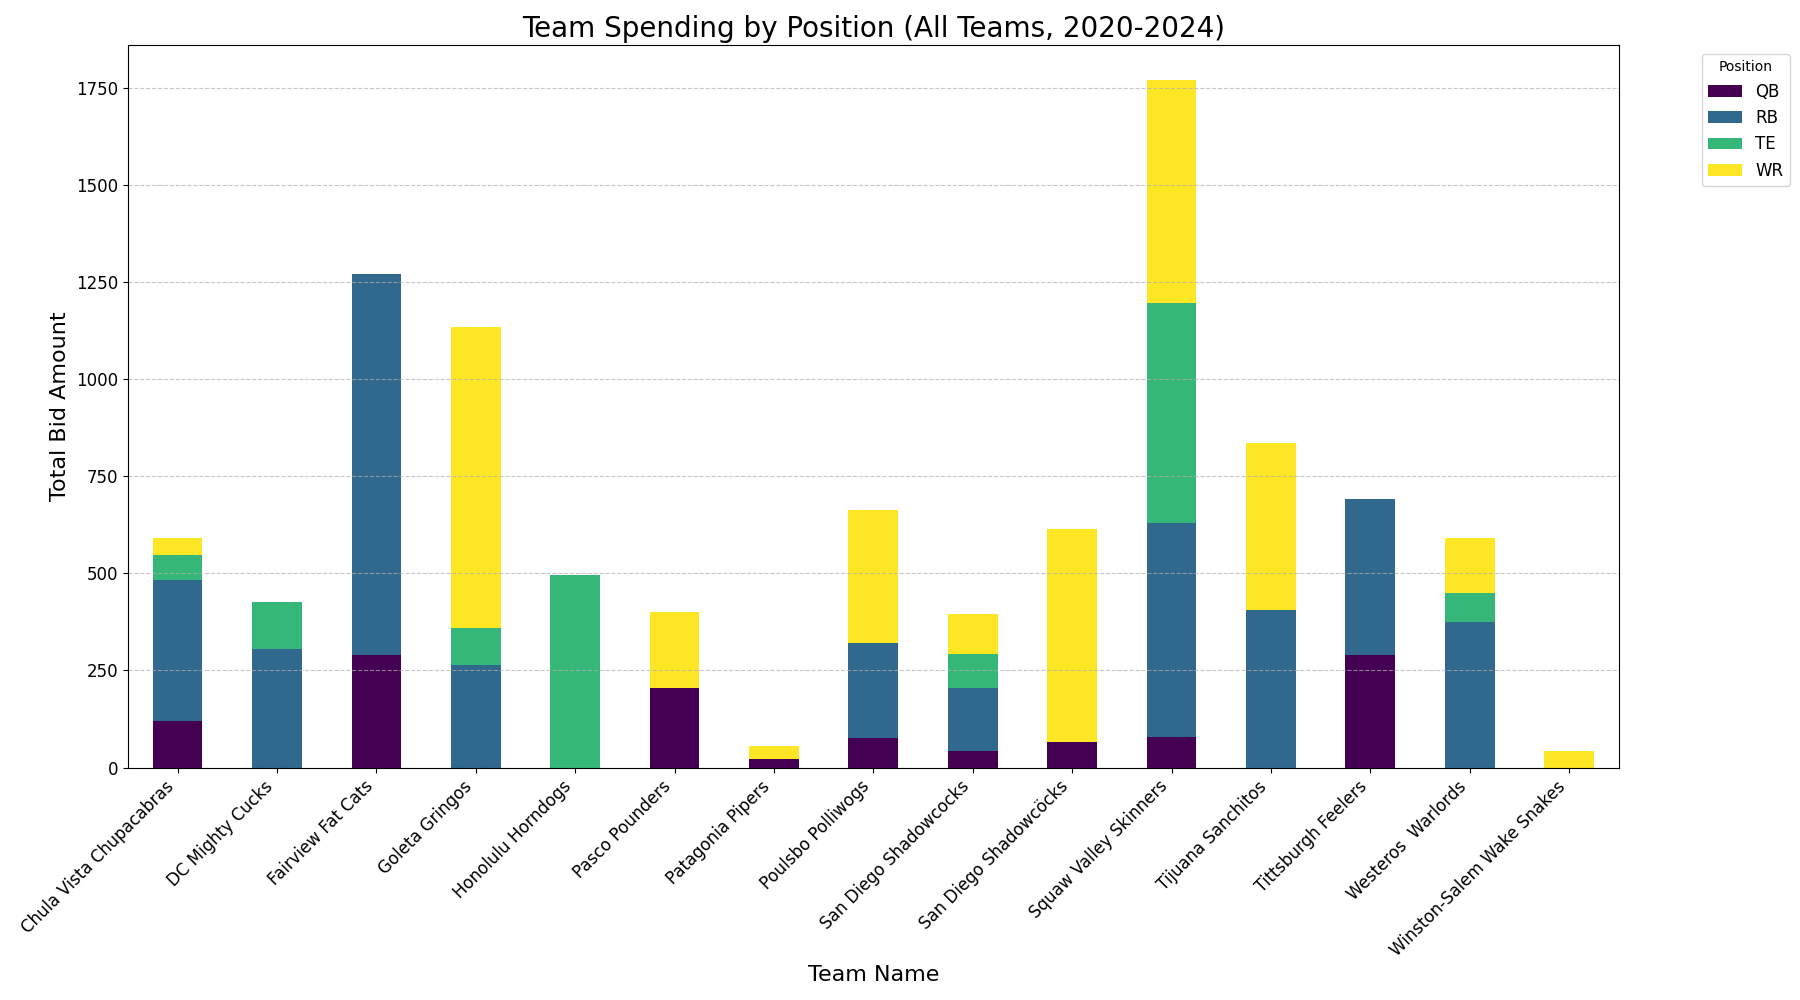

This figure's Python source:
import pandas as pd
import sqlite3
import matplotlib.pyplot as plt
import seaborn as sns

# Database file path
db_path = r'C:\Users\Ryan_\fantasy_football_analysis\espn_fantasy_football.db'

print(f"Connecting to database: {db_path}")
conn = sqlite3.connect(db_path)

# Load data from database
df_draft_picks = pd.read_sql_query("SELECT * FROM draft_picks", conn)
df_teams = pd.read_sql_query("SELECT * FROM teams", conn)

conn.close()
print("Data loaded successfully.")

# --- Calculate Total Spending Per Team (including N/A positions) ---
# Merge draft picks with team names for easier grouping
df_merged_total = pd.merge(
    df_draft_picks,
    df_teams[['team_id', 'team_name']],
    on=['team_id', 'team_name'],
    how='inner'
)

total_spending_per_team = df_merged_total.groupby('team_name')['bid_amount'].sum().reset_index()
print("\n--- Total Spending Per Team (All Players) ---")
print(total_spending_per_team)

# --- Calculate Spending by Known Position Per Team ---
# Filter out 'N/A' positions for this specific positional breakdown
df_known_positions = df_merged_total[df_merged_total['position'] != 'N/A']

# Calculate spending by team and known position
spending_by_team_known_position = df_known_positions.groupby(['team_name', 'position'])['bid_amount'].sum().unstack(fill_value=0)

print("\n--- Spending by Team and Known Position ---")
print(spending_by_team_known_position)

# --- Create a Beautiful Stacked Bar Chart for All Teams ---
plt.figure(figsize=(18, 10))
spending_by_team_known_position.plot(kind='bar', stacked=True, colormap='viridis', ax=plt.gca())

plt.title('Team Spending by Position (All Teams, 2020-2024)', fontsize=20)
plt.xlabel('Team Name', fontsize=16)
plt.ylabel('Total Bid Amount', fontsize=16)
plt.xticks(rotation=45, ha='right', fontsize=12)
plt.yticks(fontsize=12)
plt.legend(title='Position', bbox_to_anchor=(1.05, 1), loc='upper left', fontsize=12)
plt.tight_layout()
plt.grid(axis='y', linestyle='--', alpha=0.7)

output_chart_path = r'C:\Users\Ryan_\fantasy_football_analysis\all_team_spending_by_position.png'
plt.savefig(output_chart_path)
plt.close()

print(f"\nChart saved to {output_chart_path}")
print("Analysis complete.")
